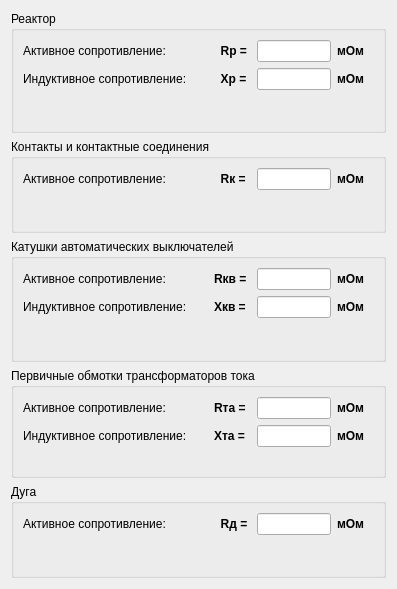
          <widget class="QWidget" name="tab_7">
           <attribute name="title">
            <string>Подробно</string>
           </attribute>
           <layout class="QGridLayout" name="gridLayout_14">
            <item row="0" column="0">
             <widget class="QGroupBox" name="groupBox_5">
              <property name="title">
               <string>Реактор</string>
              </property>
              <layout class="QVBoxLayout" name="verticalLayout_8">
               <item>
                <layout class="QGridLayout" name="gridLayout_4" columnstretch="5,1,2,1">
                 <item row="0" column="0">
                  <widget class="QLabel" name="label_37">
                   <property name="font">
                    <font>
                     <weight>50</weight>
                     <bold>false</bold>
                    </font>
                   </property>
                   <property name="text">
                    <string>Активное сопротивление:</string>
                   </property>
                  </widget>
                 </item>
                 <item row="0" column="1">
                  <widget class="QLabel" name="label_38">
                   <property name="font">
                    <font>
                     <weight>75</weight>
                     <bold>true</bold>
                    </font>
                   </property>
                   <property name="text">
                    <string>  Rр =</string>
                   </property>
                  </widget>
                 </item>
                 <item row="0" column="2">
                  <widget class="QLineEdit" name="lineEdit_Rr"/>
                 </item>
                 <item row="0" column="3">
                  <widget class="QLabel" name="label_39">
                   <property name="font">
                    <font>
                     <weight>75</weight>
                     <bold>true</bold>
                    </font>
                   </property>
                   <property name="text">
                    <string>мОм</string>
                   </property>
                  </widget>
                 </item>
                 <item row="1" column="0">
                  <widget class="QLabel" name="label_40">
                   <property name="font">
                    <font>
                     <weight>50</weight>
                     <bold>false</bold>
                    </font>
                   </property>
                   <property name="text">
                    <string>Индуктивное сопротивление:</string>
                   </property>
                  </widget>
                 </item>
                 <item row="1" column="1">
                  <widget class="QLabel" name="label_41">
                   <property name="font">
                    <font>
                     <weight>75</weight>
                     <bold>true</bold>
                    </font>
                   </property>
                   <property name="text">
                    <string>  Xр =</string>
                   </property>
                  </widget>
                 </item>
                 <item row="1" column="2">
                  <widget class="QLineEdit" name="lineEdit_Xr"/>
                 </item>
                 <item row="1" column="3">
                  <widget class="QLabel" name="label_42">
                   <property name="font">
                    <font>
                     <weight>75</weight>
                     <bold>true</bold>
                    </font>
                   </property>
                   <property name="text">
                    <string>мОм</string>
                   </property>
                  </widget>
                 </item>
                </layout>
               </item>
               <item>
                <spacer name="verticalSpacer_6">
                 <property name="orientation">
                  <enum>Qt::Vertical</enum>
                 </property>
                 <property name="sizeHint" stdset="0">
                  <size>
                   <width>20</width>
                   <height>31</height>
                  </size>
                 </property>
                </spacer>
               </item>
              </layout>
             </widget>
            </item>
            <item row="1" column="0">
             <widget class="QGroupBox" name="groupBox_6">
              <property name="title">
               <string>Контакты и контактные соединения</string>
              </property>
              <layout class="QVBoxLayout" name="verticalLayout_7">
               <item>
                <layout class="QGridLayout" name="gridLayout_5" columnstretch="5,1,2,1">
                 <item row="0" column="1">
                  <widget class="QLabel" name="label_44">
                   <property name="font">
                    <font>
                     <weight>75</weight>
                     <bold>true</bold>
                    </font>
                   </property>
                   <property name="text">
                    <string>  Rк =</string>
                   </property>
                  </widget>
                 </item>
                 <item row="0" column="2">
                  <widget class="QLineEdit" name="lineEdit_Rk"/>
                 </item>
                 <item row="0" column="3">
                  <widget class="QLabel" name="label_45">
                   <property name="font">
                    <font>
                     <weight>75</weight>
                     <bold>true</bold>
                    </font>
                   </property>
                   <property name="text">
                    <string>мОм</string>
                   </property>
                  </widget>
                 </item>
                 <item row="0" column="0">
                  <widget class="QLabel" name="label_43">
                   <property name="font">
                    <font>
                     <weight>50</weight>
                     <bold>false</bold>
                    </font>
                   </property>
                   <property name="text">
                    <string>Активное сопротивление:</string>
                   </property>
                  </widget>
                 </item>
                </layout>
               </item>
               <item>
                <spacer name="verticalSpacer_5">
                 <property name="orientation">
                  <enum>Qt::Vertical</enum>
                 </property>
                 <property name="sizeHint" stdset="0">
                  <size>
                   <width>20</width>
                   <height>31</height>
                  </size>
                 </property>
                </spacer>
               </item>
              </layout>
              <zorder>verticalSpacer_5</zorder>
             </widget>
            </item>
            <item row="2" column="0">
             <widget class="QGroupBox" name="groupBox_7">
              <property name="title">
               <string>Катушки автоматических выключателей</string>
              </property>
              <layout class="QVBoxLayout" name="verticalLayout_6">
               <item>
                <layout class="QGridLayout" name="gridLayout_6" columnstretch="5,1,2,1">
                 <item row="0" column="0">
                  <widget class="QLabel" name="label_49">
                   <property name="font">
                    <font>
                     <weight>50</weight>
                     <bold>false</bold>
                    </font>
                   </property>
                   <property name="text">
                    <string>Активное сопротивление:</string>
                   </property>
                  </widget>
                 </item>
                 <item row="0" column="1">
                  <widget class="QLabel" name="label_50">
                   <property name="font">
                    <font>
                     <weight>75</weight>
                     <bold>true</bold>
                    </font>
                   </property>
                   <property name="text">
                    <string>Rкв =</string>
                   </property>
                  </widget>
                 </item>
                 <item row="0" column="2">
                  <widget class="QLineEdit" name="lineEdit_Rkv"/>
                 </item>
                 <item row="0" column="3">
                  <widget class="QLabel" name="label_51">
                   <property name="font">
                    <font>
                     <weight>75</weight>
                     <bold>true</bold>
                    </font>
                   </property>
                   <property name="text">
                    <string>мОм</string>
                   </property>
                  </widget>
                 </item>
                 <item row="1" column="0">
                  <widget class="QLabel" name="label_52">
                   <property name="font">
                    <font>
                     <weight>50</weight>
                     <bold>false</bold>
                    </font>
                   </property>
                   <property name="text">
                    <string>Индуктивное сопротивление:</string>
                   </property>
                  </widget>
                 </item>
                 <item row="1" column="1">
                  <widget class="QLabel" name="label_53">
                   <property name="font">
                    <font>
                     <weight>75</weight>
                     <bold>true</bold>
                    </font>
                   </property>
                   <property name="text">
                    <string>Xкв =</string>
                   </property>
                  </widget>
                 </item>
                 <item row="1" column="2">
                  <widget class="QLineEdit" name="lineEdit_Xkv"/>
                 </item>
                 <item row="1" column="3">
                  <widget class="QLabel" name="label_54">
                   <property name="font">
                    <font>
                     <weight>75</weight>
                     <bold>true</bold>
                    </font>
                   </property>
                   <property name="text">
                    <string>мОм</string>
                   </property>
                  </widget>
                 </item>
                </layout>
               </item>
               <item>
                <spacer name="verticalSpacer_4">
                 <property name="orientation">
                  <enum>Qt::Vertical</enum>
                 </property>
                 <property name="sizeHint" stdset="0">
                  <size>
                   <width>20</width>
                   <height>32</height>
                  </size>
                 </property>
                </spacer>
               </item>
              </layout>
              <zorder>verticalSpacer_4</zorder>
             </widget>
            </item>
            <item row="3" column="0">
             <widget class="QGroupBox" name="groupBox_8">
              <property name="title">
               <string>Первичные обмотки трансформаторов тока</string>
              </property>
              <layout class="QVBoxLayout" name="verticalLayout_5">
               <item>
                <layout class="QGridLayout" name="gridLayout_7" columnstretch="5,1,2,1">
                 <item row="0" column="0">
                  <widget class="QLabel" name="label_55">
                   <property name="font">
                    <font>
                     <weight>50</weight>
                     <bold>false</bold>
                    </font>
                   </property>
                   <property name="text">
                    <string>Активное сопротивление:</string>
                   </property>
                  </widget>
                 </item>
                 <item row="0" column="1">
                  <widget class="QLabel" name="label_56">
                   <property name="font">
                    <font>
                     <weight>75</weight>
                     <bold>true</bold>
                    </font>
                   </property>
                   <property name="text">
                    <string>Rта =</string>
                   </property>
                  </widget>
                 </item>
                 <item row="0" column="2">
                  <widget class="QLineEdit" name="lineEdit_Rta"/>
                 </item>
                 <item row="0" column="3">
                  <widget class="QLabel" name="label_57">
                   <property name="font">
                    <font>
                     <weight>75</weight>
                     <bold>true</bold>
                    </font>
                   </property>
                   <property name="text">
                    <string>мОм</string>
                   </property>
                  </widget>
                 </item>
                 <item row="1" column="0">
                  <widget class="QLabel" name="label_58">
                   <property name="font">
                    <font>
                     <weight>50</weight>
                     <bold>false</bold>
                    </font>
                   </property>
                   <property name="text">
                    <string>Индуктивное сопротивление:</string>
                   </property>
                  </widget>
                 </item>
                 <item row="1" column="1">
                  <widget class="QLabel" name="label_59">
                   <property name="font">
                    <font>
                     <weight>75</weight>
                     <bold>true</bold>
                    </font>
                   </property>
                   <property name="text">
                    <string>Xта =</string>
                   </property>
                  </widget>
                 </item>
                 <item row="1" column="2">
                  <widget class="QLineEdit" name="lineEdit_Xta"/>
                 </item>
                 <item row="1" column="3">
                  <widget class="QLabel" name="label_60">
                   <property name="font">
                    <font>
                     <weight>75</weight>
                     <bold>true</bold>
                    </font>
                   </property>
                   <property name="text">
                    <string>мОм</string>
                   </property>
                  </widget>
                 </item>
                </layout>
               </item>
               <item>
                <spacer name="verticalSpacer_3">
                 <property name="orientation">
                  <enum>Qt::Vertical</enum>
                 </property>
                 <property name="sizeHint" stdset="0">
                  <size>
                   <width>20</width>
                   <height>19</height>
                  </size>
                 </property>
                </spacer>
               </item>
              </layout>
              <zorder>verticalSpacer_3</zorder>
             </widget>
            </item>
            <item row="4" column="0">
             <widget class="QGroupBox" name="groupBox_9">
              <property name="title">
               <string>Дуга</string>
              </property>
              <layout class="QVBoxLayout" name="verticalLayout_4">
               <item>
                <layout class="QGridLayout" name="gridLayout_8" columnstretch="5,1,2,1">
                 <item row="0" column="3">
                  <widget class="QLabel" name="label_48">
                   <property name="font">
                    <font>
                     <weight>75</weight>
                     <bold>true</bold>
                    </font>
                   </property>
                   <property name="text">
                    <string>мОм</string>
                   </property>
                  </widget>
                 </item>
                 <item row="0" column="2">
                  <widget class="QLineEdit" name="lineEdit_Rd"/>
                 </item>
                 <item row="0" column="1">
                  <widget class="QLabel" name="label_47">
                   <property name="font">
                    <font>
                     <weight>75</weight>
                     <bold>true</bold>
                    </font>
                   </property>
                   <property name="text">
                    <string>  Rд =</string>
                   </property>
                  </widget>
                 </item>
                 <item row="0" column="0">
                  <widget class="QLabel" name="label_46">
                   <property name="font">
                    <font>
                     <weight>50</weight>
                     <bold>false</bold>
                    </font>
                   </property>
                   <property name="text">
                    <string>Активное сопротивление:</string>
                   </property>
                  </widget>
                 </item>
                </layout>
               </item>
               <item>
                <spacer name="verticalSpacer_2">
                 <property name="orientation">
                  <enum>Qt::Vertical</enum>
                 </property>
                 <property name="sizeHint" stdset="0">
                  <size>
                   <width>20</width>
                   <height>31</height>
                  </size>
                 </property>
                </spacer>
               </item>
              </layout>
             </widget>
            </item>
           </layout>
          </widget>
